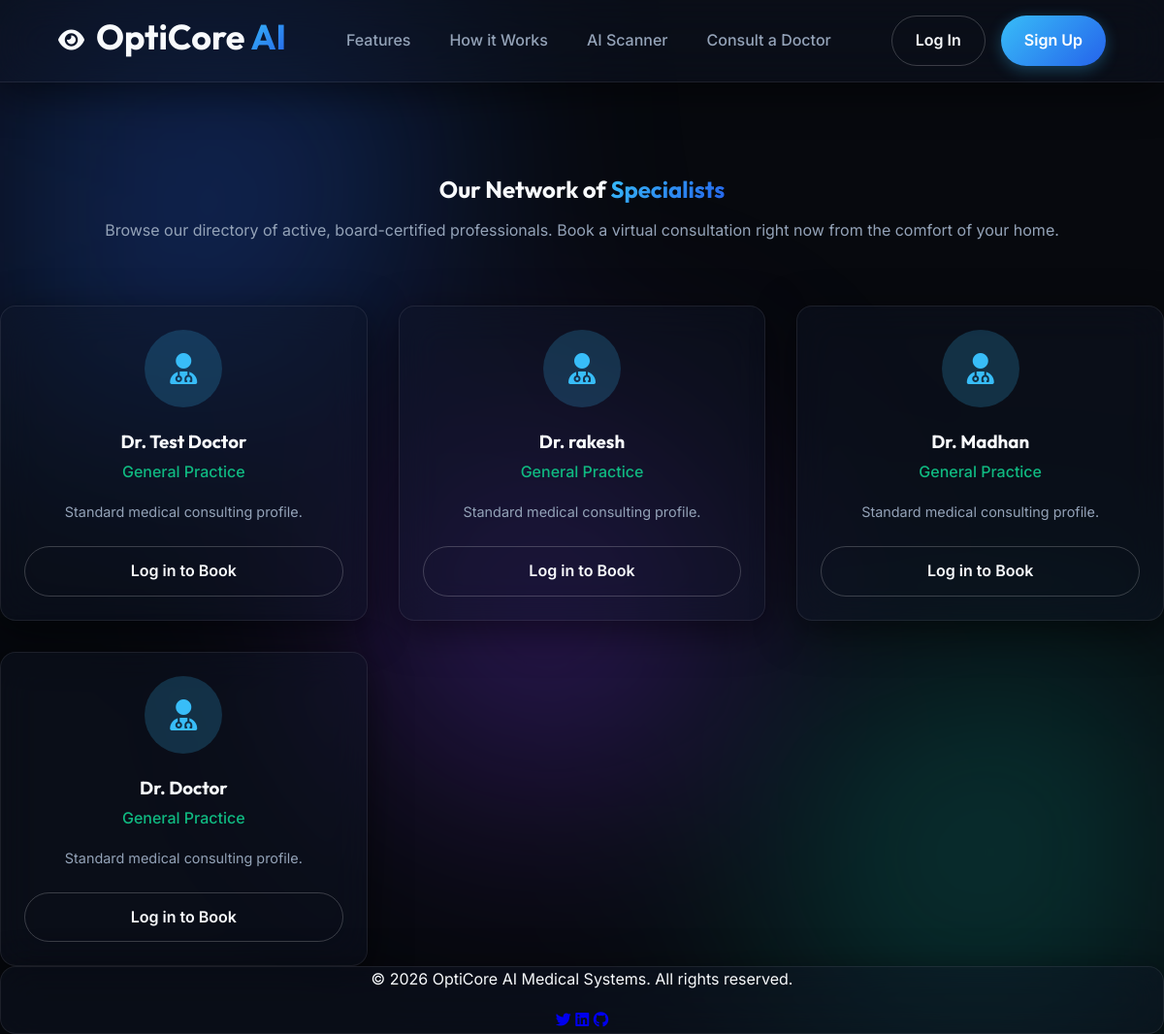
Page /doctors on the committed database.
### app.py (models this page shows)
class User(UserMixin, db.Model):
    id = db.Column(db.Integer, primary_key=True)
    full_name = db.Column(db.String(100), nullable=False)
    email = db.Column(db.String(100), unique=True, nullable=False)
    password_hash = db.Column(db.String(255), nullable=False)
    role = db.Column(db.String(20), default='patient') # patient, doctor, admin
    is_active_account = db.Column(db.Boolean, default=True) # for admin suspension
    specialty = db.Column(db.String(100), nullable=True) # for doctors
    bio = db.Column(db.Text, nullable=True)
    created_at = db.Column(db.DateTime, default=datetime.datetime.utcnow)

### app.py (the view)
@app.route('/doctors')
def doctors_directory():
    active_doctors = User.query.filter_by(role='doctor', is_active_account=True).all()
    return render_template('doctors.html', doctors=active_doctors)

### templates/doctors.html (shortened to what this page needs)
{% extends 'base.html' %}
{% set use_sidebar = False %}
{% block content %}
<section class="padding-lg text-center" style="padding-top: 6rem; padding-bottom: 4rem;">
    <h2>Our Network of <span class="highlight">Specialists</span></h2>
    <p class="text-secondary mt-1 max-w-2xl mx-auto">Browse our directory of active, board-certified professionals. Book a virtual consultation right now from the comfort of your home.</p>
</section>
<div class="padding-md" style="max-width: 1200px; margin: 0 auto; display: grid; grid-template-columns: repeat(auto-fill, minmax(300px, 1fr)); gap: 2rem;">
    {% for doc in doctors %}
    <div class="glass-effect data-card" style="text-align: center; display: flex; flex-direction: column;">
        <div style="background: rgba(56, 189, 248, 0.2); width: 80px; height: 80px; border-radius: 50%; margin: 0 auto 1.5rem; display: flex; align-items: center; justify-content: center; font-size: 2rem; color: #38bdf8;">
            <i class="fa-solid fa-user-doctor"></i>
        </div>
        <h3 style="margin-bottom: 0.5rem;">Dr. {{ doc.full_name }}</h3>
        <p class="text-accent" style="font-weight: 500; margin-bottom: 1rem;">{{ doc.specialty or 'General Practice' }}</p>
        <p class="text-secondary" style="font-size: 0.9rem; margin-bottom: 1.5rem; flex-grow: 1;">{{ doc.bio or 'Board certified medical professional ready to assist with your diagnosis and treatment plan.' }}</p>
        {% if current_user.is_authenticated and current_user.role == 'patient' %}
        <button onclick="document.getElementById('bookModal-{{ doc.id }}').showModal()" class="btn btn-primary w-full"><i class="fa-solid fa-calendar-plus"></i> Book Appointment</button>
        <dialog id="bookModal-{{ doc.id }}" class="glass-effect" style="border: 1px solid rgba(56, 189, 248, 0.3); border-radius: 12px; padding: 2rem; width: 90%; max-width: 500px; background: #0f172a; color: white;">
            <div class="flex" style="justify-content: space-between; align-items: center; margin-bottom: 1.5rem;">
                <h3 style="margin: 0;">Book with Dr. {{ doc.full_name }}</h3>
                <button onclick="document.getElementById('bookModal-{{ doc.id }}').close()" style="background: none; border: none; color: #ef4444; font-size: 1.5rem; cursor: pointer;"><i class="fa-solid fa-xmark"></i></button>
            </div>
            <form action="{{ url_for('book_appointment') }}" method="POST" style="display: flex; flex-direction: column; gap: 1rem; text-align: left;">
                <input type="hidden" name="doctor_id" value="{{ doc.id }}">
                <div>
                    <label class="form-label" style="display: block; margin-bottom: 0.5rem; color: #94a3b8;">Date & Time</label>
                    <input type="datetime-local" name="appointment_date" class="form-input" style="width: 100%;" required>
                </div>
                <div>
                    <label class="form-label" style="display: block; margin-bottom: 0.5rem; color: #94a3b8;">Reason / Notes</label>
                    <input type="text" name="notes" class="form-input" style="width: 100%;" placeholder="e.g., Routine checkup, Vision issues...">
                </div>
                <button type="submit" class="btn btn-primary w-full mt-1">Confirm Booking</button>
            </form>
        </dialog>
        {% elif not current_user.is_authenticated %}
        <a href="{{ url_for('login') }}" class="btn btn-outline w-full">Log in to Book</a>
        {% else %}
        <button class="btn btn-outline w-full" disabled style="opacity: 0.5; cursor: not-allowed;">Patient Booking Only</button>
        {% endif %}
    </div>
    {% endfor %}
</div>
{% endblock %}

### static/css/style.css (style rules this page uses)
:root { --bg-dark: #07090e; --bg-card: rgba(15, 23, 42, 0.6); --text-primary: #f8fafc; --text-secondary: #94a3b8; --primary-gradient: linear-gradient(135deg, #38bdf8 0%, #2563eb 100%); --accent: #10b981; --accent-gradient: linear-gradient(135deg, #10b981 0%, #059669 100%); --danger-gradient: linear-gradient(135deg, #f43f5e 0%, #e11d48 100%); --glass-bg: rgba(15, 23, 42, 0.4); --glass-border: rgba(255, 255, 255, 0.08); --font-heading: 'Outfit', sans-serif; --font-body: 'Inter', sans-serif; --shadow-lg: 0 10px 40px rgba(0, 0, 0, 0.5); }
* { margin: 0; padding: 0; box-sizing: border-box; }
body { background-color: var(--bg-dark); color: var(--text-primary); font-family: var(--font-body); min-height: 100vh; position: relative; overflow-x: hidden; line-height: 1.6; }
h1, h2, h3, h4, h5 { font-family: var(--font-heading); margin-bottom: 0.5rem; line-height: 1.2; }
.highlight { background: var(--primary-gradient); -webkit-background-clip: text; background-clip: text; -webkit-text-fill-color: transparent; }
.text-accent { color: var(--accent); }
.text-center { text-align: center; }
.text-secondary { color: var(--text-secondary); }
.mt-1 { margin-top: 1rem; }
.w-full { width: 100%; }
.glass-effect { background: var(--glass-bg); backdrop-filter: blur(20px); -webkit-backdrop-filter: blur(20px); border: 1px solid var(--glass-border); border-radius: 16px; box-shadow: var(--shadow-lg); }
.landing-layout { display: flex; flex-direction: column; min-height: 100vh; }
.btn { display: inline-flex; align-items: center; justify-content: center; gap: 0.5rem; padding: 0.75rem 1.5rem; border-radius: 50px; border: none; font-weight: 600; font-size: 1rem; font-family: var(--font-body); cursor: pointer; transition: all 0.3s ease; text-decoration: none; }
.btn-outline { background: transparent; border: 1px solid rgba(255,255,255,0.2); color: var(--text-primary); }
.data-card { padding: 1.5rem; }

### rows in the picture
User: full_name "Test Doctor", specialty "General Practice", bio "Standard medical consulting profile."
User: full_name "rakesh", specialty "General Practice", bio "Standard medical consulting profile."
User: full_name "Madhan", specialty "General Practice", bio "Standard medical consulting profile."
User: full_name "Doctor", specialty "General Practice", bio "Standard medical consulting profile."
